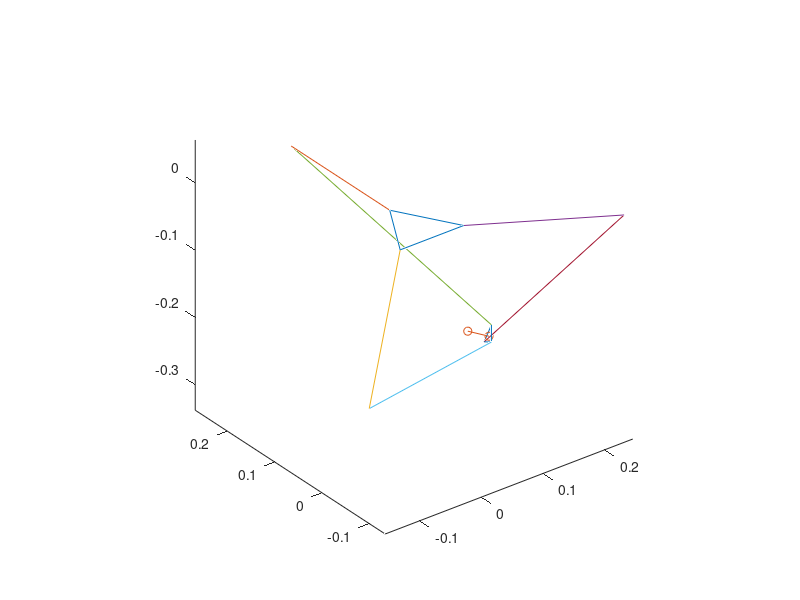

Here is the MATLAB script that generated this plot:
clear;
clf;
% using radians.

% mech configuration
L0 = 0.10294; % length between hip motors
L1 = 0.20825;  % base to knee
L2 = 0.360;  % knee to ankle
a0 = 0.02596; % length between ankle joints
% F  = 0.5;
baseHeight = 0;
footLength = 0.03;

% joint configuration
theta0 = 0; 
theta1 = pi/3;
theta2 = 0;

%% hip motor

%   Base0 (0,L/sqrt(3))
%     /\
%    /  \
%   /----\
% Base 1(-L/2,-L/(2*sqrt3))       
%           Base 2:(L/2,-L/(2*sqrt3))   
%  ↑positive Y     ->  positive X

hip0 = [0,L0/sqrt(3),baseHeight];
hip1 = [-L0/2,-L0/(2*sqrt(3)),baseHeight];
hip2 = [L0/2,-L0/(2*sqrt(3)),baseHeight];



%% knee motor 

% Origin------------- Hip0 -----
%                   /  )theta
%                  /

knee0 = hip0 + [0,L1*cos(theta0),-L1*sin(theta0)];
knee1 = hip1 + [-L1*cos(theta1)*sqrt(3)/2,-L1*cos(theta1)/2,-L1*sin(theta1)];
knee2 = hip2 + [L1*cos(theta2)*sqrt(3)/2,-L1*cos(theta2)/2,-L1*sin(theta2)];

%% ankle
% eqns

F = @(x)[
    (x(1)-knee0(1))^2 + (x(2)-knee0(2))^2 + (x(3)-knee0(3))^2 - L2^2,...
    (x(4)-knee1(1))^2 + (x(5)-knee1(2))^2 + (x(6)-knee1(3))^2 - L2^2,...
    (x(7)-knee2(1))^2 + (x(8)-knee2(2))^2 + (x(9)-knee2(3))^2 - L2^2,...
    (x(1) - x(4))^2 + (x(2) - x(5))^2 + (x(3) - x(6))^2 - a0^2,...
    (x(1) - x(7))^2 + (x(2) - x(8))^2 + (x(3) - x(9))^2 - a0^2,...
    (x(7) - x(4))^2 + (x(8) - x(5))^2 + (x(9) - x(6))^2 - a0^2,...
    dot(knee0-[x(1) x(2) x(3)],[x(4)-x(7) x(5)-x(8) x(6)-x(9)]),...
    dot(knee1-[x(4) x(5) x(6)],[x(1)-x(7) x(2)-x(8) x(3)-x(9)]),...
    dot(knee2-[x(7) x(8) x(9)],[x(4)-x(1) x(5)-x(2) x(6)-x(3)])
    
    
    % dot(knee0-[x(1) x(2) x(3)],[x(4)-x(7) x(5)-x(8) x(6)-x(9)]),...
    % dot(knee1-[x(4) x(5) x(6)],[x(1)-x(7) x(2)-x(8) x(3)-x(9)]),...
    % dot(knee2-[x(7) x(8) x(9)],[x(4)-x(1) x(5)-x(2) x(6)-x(3)])
    ];

x = fsolve(F,[0,0,-2,0,0,-2,0,0,-2]); % using this initial condition because the ankles should always be below the hips.



ankle0 = x(:,1:3);
ankle1 = x(:,4:6);
ankle2 = x(:,7:9);

%% foot
footCenter = (ankle0+ankle1+ankle2)/3;
footdir = cross((ankle0-ankle1),(ankle2-ankle1));
footdir = footdir/norm(footdir);
if(norm(footCenter+footdir)<norm(footCenter))
    footdir = -footdir;
end
foot = footCenter + footdir * footLength;

%% plot

% hip motors plate
a = [hip0;hip1;hip2;hip0];
plot3(a(:,1),a(:,2),a(:,3))
hold on

% convert to link
BaseLink0 = [hip0;knee0];
plot3(BaseLink0(:,1),BaseLink0(:,2),BaseLink0(:,3))
hold on;

BaseLink1 = [hip1;knee1];
plot3(BaseLink1(:,1),BaseLink1(:,2),BaseLink1(:,3))
hold on;

BaseLink2 = [hip2;knee2];
plot3(BaseLink2(:,1),BaseLink2(:,2),BaseLink2(:,3))
hold on

LowLink0 = [knee0;ankle0];
plot3(LowLink0(:,1),LowLink0(:,2),LowLink0(:,3))
hold on;

LowLink1 = [knee1;ankle1];
plot3(LowLink1(:,1),LowLink1(:,2),LowLink1(:,3))
hold on;

LowLink2 = [knee2;ankle2];
plot3(LowLink2(:,1),LowLink2(:,2),LowLink2(:,3))
hold on;

a = [ankle0;ankle1;ankle2;ankle0];
plot3(a(:,1),a(:,2),a(:,3));
hold on

footLink = [footCenter;foot];
plot3(footLink(:,1),footLink(:,2),footLink(:,3),'-o');

axis equal
